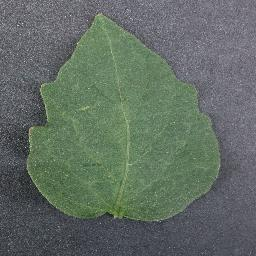
#> input picture image-annotation/images/tomato_healthy.jpg, 256 x 256 px; its folder holds only this picture in this run
$ jupyter execute --allow-errors main.ipynb   (shell and % lines are left out)
#> lines starting #> are read from the running program, lines starting #| are printed output that depends on the picture; after the words box and inside, x2 and y2 are one past the last pixel; in counts of white or black regions, pixels touching at a corner belong together
# Image Annotation Types in Python

| # | Annotation type | What it stores | Typical use |
|---|---|---|---|
| 1 | Image label (classification) | one tag per image | "Is this leaf healthy or diseased?" |
| 2 | Bounding box | rectangle `(x, y, w, h)` | object detection |
| 3 | Polygon | list of `(x, y)` corner points | precise outlines |
| 4 | Semantic mask | one class id per pixel | measuring areas |
| 5 | Instance masks | one mask per object | counting and separating objects |
| 6 | Keypoints | labelled points | landmarks (leaf tip, base) |

Then we **export** to the two most common formats: **COCO JSON** and **YOLO text files**.

**Libraries:** `numpy`, `opencv-python`, `matplotlib` (install with `pip install numpy opencv-python matplotlib`).

**Coordinate rule to remember:** the origin `(0, 0)` is the **top-left** corner. `x` goes right, `y` goes **down**.

# Annotating Two Tomato Leaves with Python

**Images:** `images/tomato_septoria_leaf_spot.jpg` (Septoria leaf spot) and `images/tomato_healthy.jpg` (healthy).

**What we will do**
1. Look at the images and decide what to label.
2. **Pre-label automatically:** leaf outline from colour, lesions from brown pixels.
3. Turn masks into **polygons** (the real annotation).
4. Compute **severity %** = lesion pixels / leaf pixels × 100.
5. **Export** COCO JSON, YOLO-seg text files and mask PNGs.

## 1. Setup and look at the images

[cell 1]
import json
from pathlib import Path

import cv2
import matplotlib.pyplot as plt
import numpy as np

IMG_DIR = Path("images")
OUT = Path("annotation_output")
OUT.mkdir(exist_ok=True)
CLASSES = {"leaf": 1, "lesion": 2}          # mask values; 0 = background

def show(images, titles=None, figsize=(10, 5)):
    fig, axes = plt.subplots(1, len(images), figsize=figsize)
    axes = np.atleast_1d(axes)
    for i, (ax, im) in enumerate(zip(axes, images)):
        ax.imshow(im if im.ndim == 2 else cv2.cvtColor(im, cv2.COLOR_BGR2RGB), cmap="gray" if im.ndim == 2 else None)
        ax.set_title(titles[i] if titles else ""); ax.axis("off")
    plt.tight_layout(); plt.show()

paths = sorted(IMG_DIR.glob("*.jpg"))
imgs = {p.stem: cv2.imread(str(p)) for p in paths}      # OpenCV loads as BGR
#> imgs = 1 item
for name, im in imgs.items():
    print(name, "shape (height, width, channels):", im.shape)
#> this loop made 1 pass
#> name on pass 1: 'tomato_healthy'
#| tomato_healthy shape (height, width, channels): (256, 256, 3)
show(list(imgs.values()), list(imgs.keys()))
#> the loop in show, `for i, (ax, im) in enumerate(zip(axes, images)):` made 1 pass

**What to label** (from our guidelines):
- `leaf`: the whole blade, **without the stem (petiole)** and without shadow.
- `lesion`: brown or dead tissue, each separate spot as its own polygon. For Septoria we **do not** include the yellow halo.
- A healthy leaf gets a leaf polygon only.

## 2. Automatic leaf outline

The ground (pavement, dark cloth) is nearly **grey**, while the leaf has colour, even where it is brown. We measure *chroma*, the distance from grey in the Lab colour space, and threshold it. Shadows are grey too, so they are left out.

[cell 2]
def largest_component(m):
    n, lab, stats, _ = cv2.connectedComponentsWithStats(m)
    if n <= 1:
        return m
    return (lab == 1 + np.argmax(stats[1:, cv2.CC_STAT_AREA])).astype(np.uint8)

def remove_petiole(m, k=19):
    """The stem is thin, so a morphological 'opening' removes it; then we restore the blade edge detail."""
    opened = cv2.morphologyEx(m, cv2.MORPH_OPEN, cv2.getStructuringElement(cv2.MORPH_ELLIPSE, (k, k)))
    opened = largest_component(opened)
    grown = cv2.dilate(opened, cv2.getStructuringElement(cv2.MORPH_ELLIPSE, (9, 9)))
    return (m & grown).astype(np.uint8)

def chroma_map(img):
    lab = cv2.cvtColor(cv2.GaussianBlur(img, (5, 5), 0), cv2.COLOR_BGR2LAB).astype(float)
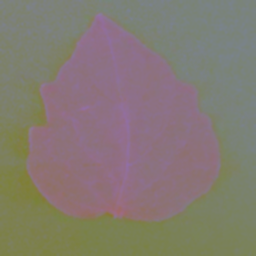
#> lab: shape (256, 256, 3) float64; mean B, G, R 114.3, 122.1, 131.4
#> img is the input picture: shape (256, 256, 3); mean B, G, R 100.1, 109, 97.6
    return np.hypot(lab[..., 1] - 128, lab[..., 2] - 128)
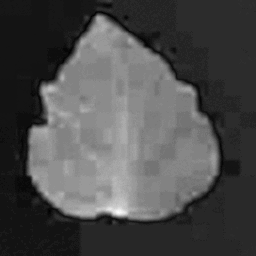
#> returned value: shape (256, 256) float64; min 0, max 38.83, mean 11.7; drawn with min black and max white

def leaf_mask(img, chroma_thr=12.5):
    m = (chroma_map(img) > chroma_thr).astype(np.uint8)
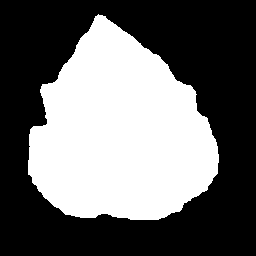
#> m: shape (256, 256); values 0 (black) and 1 (white), 41.2% white; 1 white region, box (x1, y1, x2, y2) and area: (28, 14, 219, 220) 27033
    m = cv2.morphologyEx(m, cv2.MORPH_OPEN, cv2.getStructuringElement(cv2.MORPH_ELLIPSE, (5, 5)))
#> m: shape (256, 256); values 0 (black) and 1 (white), 41.2% white; 1 white region, box (x1, y1, x2, y2) and area: (28, 15, 219, 220) 27020
    m = cv2.morphologyEx(m, cv2.MORPH_CLOSE, cv2.getStructuringElement(cv2.MORPH_ELLIPSE, (9, 9)))
#> m: shape (256, 256); values 0 (black) and 1 (white), 41.3% white; 1 white region, box (x1, y1, x2, y2) and area: (28, 15, 219, 220) 27035
    m = largest_component(m)
#> in largest_component, `n, lab, stats, _ = cv2.connectedComponentsWithStats(m)`: lab: shape (256, 256) int32; values 0 (black) and 1 (white), 41.3% white; 1 white region
#> in largest_component, `n, lab, stats, _ = cv2.connectedComponentsWithStats(m)`: n = 2; stats = [[0, 0, 256, 256, 38501], [28, 15, 191, 205, 27035]]
    cnts, _ = cv2.findContours(m, cv2.RETR_EXTERNAL, cv2.CHAIN_APPROX_NONE)      # fill holes
#> cnts = 1 contour; box (x1, y1, x2, y2) and area: (28, 15, 219, 220) 26742
    filled = np.zeros_like(m); cv2.drawContours(filled, cnts, -1, 1, -1)
    return remove_petiole(filled)
#> in remove_petiole, `opened = cv2.morphologyEx(m, cv2.MORPH_OPEN, cv2.getStructuringElement..`: opened: shape (256, 256); values 0 (black) and 1 (white), 41.1% white; 1 white region, box (x1, y1, x2, y2) and area: (28, 17, 219, 220) 26932
#> in remove_petiole, `grown = cv2.dilate(opened, cv2.getStructuringElement(cv2.MORPH_ELLIPSE..`:
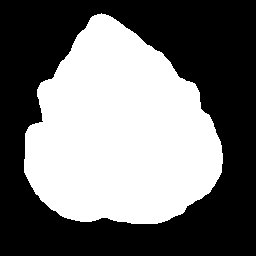
#> grown: shape (256, 256); values 0 (black) and 1 (white), 45.1% white; 1 white region, box (x1, y1, x2, y2) and area: (24, 13, 223, 224) 29557

leaf_masks = {name: leaf_mask(im) for name, im in imgs.items()}
#> leaf_masks = 1 item
#> (the rest of this cell did not finish here and is left out)

## 3. Automatic lesion detection

Brown tissue in HSV colour space (OpenCV hue scale 0 to 179) is roughly **hue 3 to 26**, with some saturation and not very bright.
The yellow halo has hue about 28 or more and healthy green about 40 or more, so both are excluded.

[cell 3]
def lesion_mask(img, leaf, border=2, min_area=6):
#> called with border = 2, min_area = 6
    hsv = cv2.cvtColor(img, cv2.COLOR_BGR2HSV).astype(float)
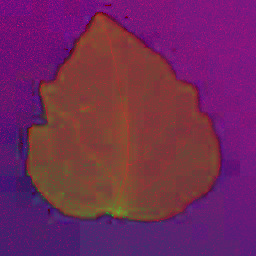
#> hsv: shape (256, 256, 3) float64; mean B, G, R 89.3, 40.6, 113.3
    h, s, v = hsv[..., 0], hsv[..., 1], hsv[..., 2]
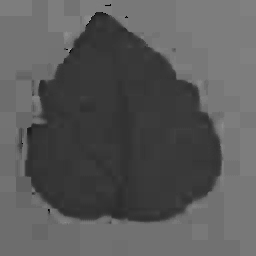
#> h: shape (256, 256) float64; min 0, max 165, mean 89.3
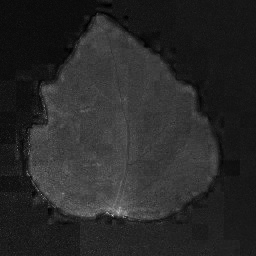
#> s: shape (256, 256) float64; min 0, max 211, mean 40.6
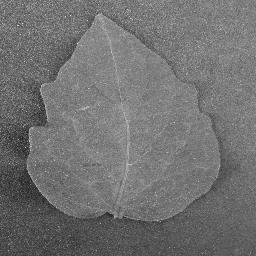
#> v: shape (256, 256) float64; min 17, max 226, mean 113.3
    inner = cv2.erode(leaf, cv2.getStructuringElement(cv2.MORPH_ELLIPSE, (2 * border + 1,) * 2))
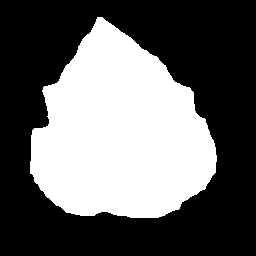
#> inner: shape (256, 256); values 0 (black) and 1 (white), 39.2% white; 1 white region, box (x1, y1, x2, y2) and area: (30, 17, 217, 218) 25715
    cand = ((h >= 3) & (h <= 26) & (s >= 40) & (v < 150) & (inner == 1)).astype(np.uint8)
#> cand: shape (256, 256); every value is 0
    cand = cv2.morphologyEx(cand, cv2.MORPH_CLOSE, cv2.getStructuringElement(cv2.MORPH_ELLIPSE, (5, 5)))
    n, lab, stats, _ = cv2.connectedComponentsWithStats(cand)
#> lab: shape (256, 256) int32; every value is 0
#> n = 1; stats = [[0, 0, 256, 256, 65536]]
    out = np.zeros_like(cand)
    for i in range(1, n):
        if stats[i, cv2.CC_STAT_AREA] >= min_area:
            out[lab == i] = 1
    return out

lesion_masks = {name: lesion_mask(im, leaf_masks[name]) for name, im in imgs.items()}
#> lesion_masks = 1 item
for name in imgs:
    print(f"{name}: lesion pixels = {int(lesion_masks[name].sum())}")
#> (the rest of this cell did not finish here and is left out)

## 4. Masks to polygons

A mask is a picture; a **polygon** is the annotation (a list of `[x, y]` points). Each separate blob becomes one polygon. `epsilon` controls how many points we keep: bigger means fewer points.

[cell 4]
def mask_to_polygons(mask, epsilon=1.2, min_area=6):
    cnts, _ = cv2.findContours(mask, cv2.RETR_EXTERNAL, cv2.CHAIN_APPROX_NONE)
    polys = []
    for c in cnts:
        if cv2.contourArea(c) < min_area:
            continue
        approx = cv2.approxPolyDP(c, epsilon, True).reshape(-1, 2)
        if len(approx) >= 3:
            polys.append(approx)
    return polys

def polygons_to_mask(leaf_polys, lesion_polys, shape):
    m = np.zeros(shape[:2], np.uint8)
    for p in leaf_polys:   cv2.fillPoly(m, [p.astype(np.int32)], CLASSES["leaf"])
    for p in lesion_polys: cv2.fillPoly(m, [p.astype(np.int32)], CLASSES["lesion"])    # lesions on top
    return m

annotations = {}
for name, im in imgs.items():
    lp = mask_to_polygons(leaf_masks[name], epsilon=1.5, min_area=500)
    sp = mask_to_polygons(lesion_masks[name], epsilon=1.0, min_area=6)
    annotations[name] = {"leaf": lp, "lesion": sp}
    print(f"{name}: {len(lp)} leaf polygon ({sum(len(p) for p in lp)} points), {len(sp)} lesion polygons")
#> after the loop, annotations = 1 item

#> (the rest of this cell did not finish here and is left out)

## 5. Severity

**Severity % = lesion pixels ÷ leaf pixels × 100.** The leaf area includes the lesions (they sit inside the leaf).
We rebuild the mask **from the polygons**, so the number reflects the annotation itself.

[cell 5]
def severity_percent(sem):
    leaf_px = int(((sem == 1) | (sem == 2)).sum())
    return 100 * int((sem == 2).sum()) / leaf_px if leaf_px else 0.0

def grade(p):
    return "low" if p < 5 else "moderate" if p < 15 else "high"

semantic = {}
severity = {}
for name, im in imgs.items():
    semantic[name] = polygons_to_mask(annotations[name]["leaf"], annotations[name]["lesion"], im.shape)
    severity[name] = severity_percent(semantic[name])
    print(f"{name:18s} severity = {severity[name]:5.2f} %  ({grade(severity[name])})")
#> this loop made 1 pass
#> (name, leaf_px in severity_percent) on pass 1: ('tomato_healthy', 27041)
#| tomato_healthy     severity =  0.00 %  (low)
#> after the loop, semantic = 1 item; severity = {'tomato_healthy': 0}

## 6. Overlay: check the result with your own eyes

[cell 6]
def make_overlay(img, sem, leaf_polys, lesion_polys, scale=3):
#> called with scale = 3
    big = cv2.resize(img, None, fx=scale, fy=scale, interpolation=cv2.INTER_CUBIC)
    red = big.copy()
    red[cv2.resize(sem, None, fx=scale, fy=scale, interpolation=cv2.INTER_NEAREST) == 2] = (0, 0, 255)
#> sem: shape (256, 256); values 0 (black) and 1 (white), 41.3% white; 1 white region, box (x1, y1, x2, y2) and area: (28, 15, 219, 220) 27041
    ov = cv2.addWeighted(big, 0.6, red, 0.4, 0)
    for p in leaf_polys:   cv2.polylines(ov, [(p * scale).astype(np.int32)], True, (0, 255, 0), 1)
#> this loop made 1 pass
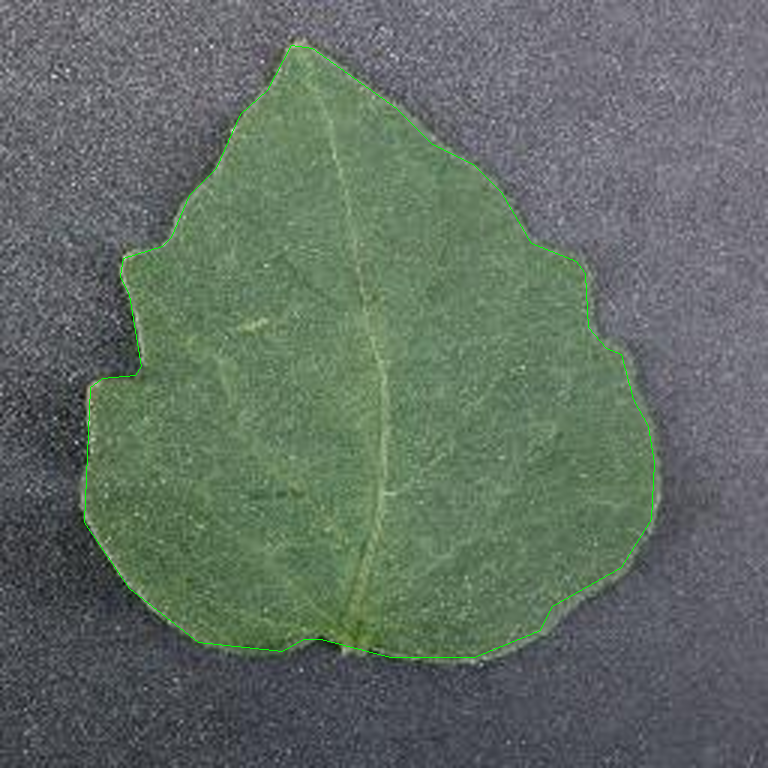
#> ov: shape (768, 768, 3); mean B, G, R 99.8, 109.4, 97.3
    for p in lesion_polys: cv2.polylines(ov, [(p * scale).astype(np.int32)], True, (0, 0, 255), 1)
    return ov

overlays = {n: make_overlay(imgs[n], semantic[n], annotations[n]["leaf"], annotations[n]["lesion"]) for n in imgs}
#> overlays = 1 item
show(list(overlays.values()), [f"{n}: severity {severity[n]:.1f}%" for n in imgs], figsize=(12, 6))
#> the loop in show (call 2), `for i, (ax, im) in enumerate(zip(axes, images)):` made 1 pass

**Review questions**
- Is every brown spot outlined? Which small dark spots were missed?
- Is the dead tissue at the top tip of the Septoria leaf included in the leaf outline?
- Are any shadows or stem parts wrongly included?
- Would a bigger or smaller `epsilon` give a better outline?

## 7. Export: COCO JSON, YOLO-seg and masks

[cell 7]
def bbox(poly):
    x, y, w, h = cv2.boundingRect(poly.astype(np.int32)); return [int(x), int(y), int(w), int(h)]

coco = {"images": [], "annotations": [], "categories": [{"id": 1, "name": "leaf"}, {"id": 2, "name": "lesion"}]}
ann_id = 1
for img_id, (name, im) in enumerate(imgs.items(), start=1):
    h, w = im.shape[:2]
    coco["images"].append({"id": img_id, "file_name": f"{name}.jpg", "width": w, "height": h})
    for label in ("leaf", "lesion"):
        for p in annotations[name][label]:
            coco["annotations"].append({"id": ann_id, "image_id": img_id, "category_id": CLASSES[label],
                "segmentation": [[int(v) for v in p.reshape(-1)]], "bbox": bbox(p),
                "area": float(cv2.contourArea(p.astype(np.int32))), "iscrowd": 0})
            ann_id += 1
#> this loop made 1 pass
#> (img_id, name) on pass 1: (1, 'tomato_healthy')
#> after the loop, ann_id = 2
(OUT / "annotations_coco.json").write_text(json.dumps(coco, indent=2))

for name, im in imgs.items():                                   # YOLO-seg: class x1 y1 x2 y2 ... normalised
    h, w = im.shape[:2]; lines = []
    for cid, label in ((0, "leaf"), (1, "lesion")):
        for p in annotations[name][label]:
            lines.append(f"{cid} " + " ".join(f"{v:.6f}" for v in (p.astype(float) / [w, h]).reshape(-1)))
    (OUT / f"{name}.txt").write_text("\n".join(lines))
    cv2.imwrite(str(OUT / f"{name}_mask.png"), semantic[name])
#> this loop made 1 pass
#> (name, h, w) on pass 1: ('tomato_healthy', 256, 256)
(OUT / "classes.txt").write_text("leaf\nlesion")

print("COCO annotations:", len(coco["annotations"]))
#| COCO annotations: 1
print("files:", sorted(p.name for p in OUT.iterdir()))
#| files: ['annotations_coco.json', 'classes.txt', 'tomato_healthy.txt']
